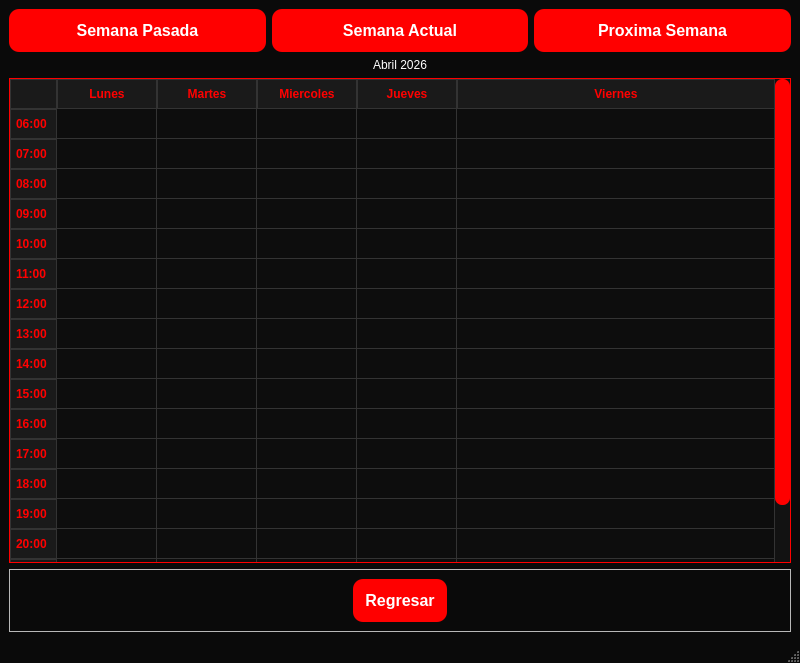
<?xml version="1.0" encoding="UTF-8"?>
<ui version="4.0">
 <class>MainWindow</class>
 <widget class="QMainWindow" name="MainWindow">
  <property name="geometry">
   <rect>
    <x>0</x>
    <y>0</y>
    <width>800</width>
    <height>663</height>
   </rect>
  </property>
  <property name="minimumSize">
   <size>
    <width>800</width>
    <height>600</height>
   </size>
  </property>
  <property name="windowTitle">
   <string>MainWindow</string>
  </property>
  <property name="styleSheet">
   <string notr="true">/* =========================================
   1. FONDO DE LA VENTANA (MAINWINDOW)
   ========================================= */
QMainWindow, #centralwidget {
    background-color: #0a0a0a; /* Negro oscuro profundo */
}

/* =========================================
   2. TEXTOS (LABELS)
   ========================================= */
QLabel {
    color: #ffffff; /* Texto blanco */
}

/* =========================================
   3. CAJAS DE TEXTO (USUARIO Y CONTRASEÑA)
   ========================================= */
QLineEdit {
    background-color: rgba(30, 30, 30, 200); /* Gris oscuro semi-transparente */
    border: 2px solid #555555; /* Borde gris apagado por defecto */
    border-radius: 10px; /* Esquinas redondeadas */
    color: #ffffff; /* Letras blancas al escribir */
    padding: 10px;
    font-size: 14px;
}

/* Efecto Neón cuando le das clic a la caja para escribir */
QLineEdit:focus {
    border: 2px solid #ff0000; /* Borde rojo brillante */
    background-color: rgba(50, 20, 20, 200); /* Un ligero tono rojizo en el fondo */
}

/* =========================================
   4. BOTÓN PRINCIPAL (ENTRAR)
   ========================================= */
QPushButton {
    background-color: #ff0000; /* Rojo sólido ZoomFit */
    color: white;
    border-radius: 10px;
    padding: 12px;
    font-size: 16px;
    font-weight: bold;
}

/* Efecto cuando pasas el mouse por encima del botón */
QPushButton:hover {
    background-color: #cc0000; /* Rojo más oscuro para dar efecto de clic */
}

/* =========================================
   5. ESTILO PARA EL CALENDARIO (TABLA)
   ========================================= */
QTableWidget {
    background-color: #0d0d0d;
    gridline-color: #333333; /* Líneas de la tabla discretas */
    border: 1px solid #ff0000;
    color: #ffffff;
}

QHeaderView::section {
    background-color: #1a1a1a;
    color: #ff0000; /* Títulos de días en rojo */
    padding: 5px;
    font-weight: bold;
    border: 1px solid #333333;
}

QTableWidget::item:selected {
    background-color: rgba(255, 0, 0, 100); /* Rojo suave al seleccionar */
    color: white;
}

/* =========================================
   6. ESQUINA SUPERIOR IZQUIERDA DE LA TABLA
   ========================================= */
QTableCornerButton::section {
    background-color: #1a1a1a;
    border: 1px solid #333333;
}

/* =========================================
   7. BARRAS DE DESPLAZAMIENTO (SCROLLBARS)
   ========================================= */
/* Fondo general de la vista de la tabla para áreas sin celdas */
QTableView {
    background-color: #0d0d0d;
}

/* Barra vertical */
QScrollBar:vertical {
    background-color: #121212;
    width: 15px; /* Ancho de la barra */
    margin: 0px 0px 0px 0px;
}

/* El &quot;agarrador&quot; de la barra que subes y bajas */
QScrollBar::handle:vertical {
    background-color: #ff0000; /* Rojo ZoomFit */
    border-radius: 7px;
    min-height: 30px;
}

/* Efecto al pasar el mouse por la barra */
QScrollBar::handle:vertical:hover {
    background-color: #cc0000;
}

/* Ocultar las flechitas feas de arriba y abajo por defecto */
QScrollBar::add-line:vertical, QScrollBar::sub-line:vertical {
    background: none;
    border: none;
}</string>
  </property>
  <widget class="QWidget" name="centralwidget">
   <layout class="QVBoxLayout" name="verticalLayout_2">
    <item>
     <layout class="QVBoxLayout" name="verticalLayout">
      <item>
       <layout class="QHBoxLayout" name="horizontalLayout">
        <item>
         <widget class="QPushButton" name="pushButton_2">
          <property name="text">
           <string>Semana Pasada</string>
          </property>
         </widget>
        </item>
        <item>
         <widget class="QPushButton" name="pushButton">
          <property name="text">
           <string>Semana Actual</string>
          </property>
         </widget>
        </item>
        <item>
         <widget class="QPushButton" name="pushButton_3">
          <property name="text">
           <string>Proxima Semana</string>
          </property>
         </widget>
        </item>
       </layout>
      </item>
      <item>
       <widget class="QLabel" name="label">
        <property name="text">
         <string>Abril 2026</string>
        </property>
        <property name="alignment">
         <set>Qt::AlignCenter</set>
        </property>
       </widget>
      </item>
      <item>
       <widget class="QTableWidget" name="tableWidget">
        <property name="sortingEnabled">
         <bool>false</bool>
        </property>
        <attribute name="horizontalHeaderStretchLastSection">
         <bool>true</bool>
        </attribute>
        <attribute name="verticalHeaderCascadingSectionResizes">
         <bool>false</bool>
        </attribute>
        <row>
         <property name="text">
          <string>06:00</string>
         </property>
        </row>
        <row>
         <property name="text">
          <string>07:00</string>
         </property>
        </row>
        <row>
         <property name="text">
          <string>08:00</string>
         </property>
        </row>
        <row>
         <property name="text">
          <string>09:00</string>
         </property>
        </row>
        <row>
         <property name="text">
          <string>10:00</string>
         </property>
        </row>
        <row>
         <property name="text">
          <string>11:00</string>
         </property>
        </row>
        <row>
         <property name="text">
          <string>12:00</string>
         </property>
        </row>
        <row>
         <property name="text">
          <string>13:00</string>
         </property>
        </row>
        <row>
         <property name="text">
          <string>14:00</string>
         </property>
        </row>
        <row>
         <property name="text">
          <string>15:00</string>
         </property>
        </row>
        <row>
         <property name="text">
          <string>16:00</string>
         </property>
        </row>
        <row>
         <property name="text">
          <string>17:00</string>
         </property>
        </row>
        <row>
         <property name="text">
          <string>18:00</string>
         </property>
        </row>
        <row>
         <property name="text">
          <string>19:00</string>
         </property>
        </row>
        <row>
         <property name="text">
          <string>20:00</string>
         </property>
        </row>
        <row>
         <property name="text">
          <string>21:00</string>
         </property>
        </row>
        <row>
         <property name="text">
          <string>22:00</string>
         </property>
        </row>
        <column>
         <property name="text">
          <string>Lunes</string>
         </property>
        </column>
        <column>
         <property name="text">
          <string>Martes</string>
         </property>
        </column>
        <column>
         <property name="text">
          <string>Miercoles</string>
         </property>
        </column>
        <column>
         <property name="text">
          <string>Jueves</string>
         </property>
        </column>
        <column>
         <property name="text">
          <string>Viernes</string>
         </property>
        </column>
       </widget>
      </item>
      <item>
       <layout class="QVBoxLayout" name="verticalLayout_5">
        <item>
         <widget class="QFrame" name="frame">
          <property name="frameShape">
           <enum>QFrame::StyledPanel</enum>
          </property>
          <property name="frameShadow">
           <enum>QFrame::Raised</enum>
          </property>
          <layout class="QHBoxLayout" name="horizontalLayout_2">
           <item>
            <spacer name="horizontalSpacer">
             <property name="orientation">
              <enum>Qt::Horizontal</enum>
             </property>
             <property name="sizeHint" stdset="0">
              <size>
               <width>40</width>
               <height>20</height>
              </size>
             </property>
            </spacer>
           </item>
           <item>
            <widget class="QPushButton" name="pushButton_4">
             <property name="maximumSize">
              <size>
               <width>500</width>
               <height>16777215</height>
              </size>
             </property>
             <property name="text">
              <string>Regresar</string>
             </property>
            </widget>
           </item>
           <item>
            <spacer name="horizontalSpacer_2">
             <property name="orientation">
              <enum>Qt::Horizontal</enum>
             </property>
             <property name="sizeHint" stdset="0">
              <size>
               <width>40</width>
               <height>20</height>
              </size>
             </property>
            </spacer>
           </item>
          </layout>
         </widget>
        </item>
       </layout>
      </item>
     </layout>
    </item>
   </layout>
  </widget>
  <widget class="QMenuBar" name="menubar">
   <property name="geometry">
    <rect>
     <x>0</x>
     <y>0</y>
     <width>800</width>
     <height>21</height>
    </rect>
   </property>
  </widget>
  <widget class="QStatusBar" name="statusbar"/>
 </widget>
 <resources/>
 <connections/>
</ui>
